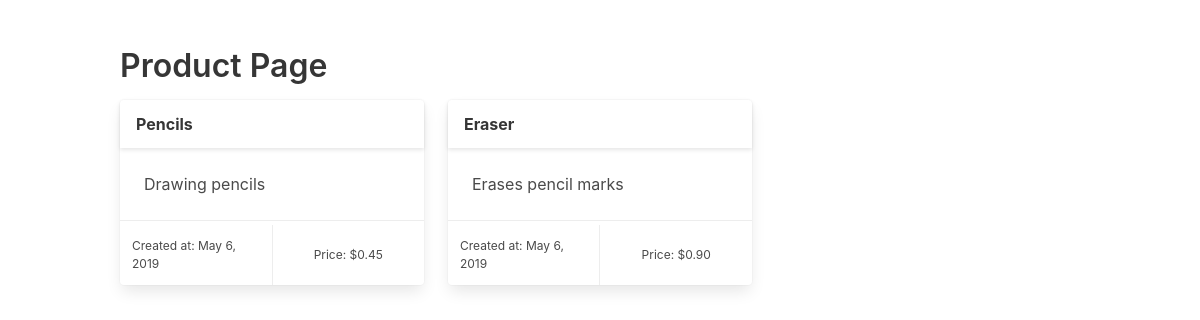
/products/, run on an earlier commit of the app's database.
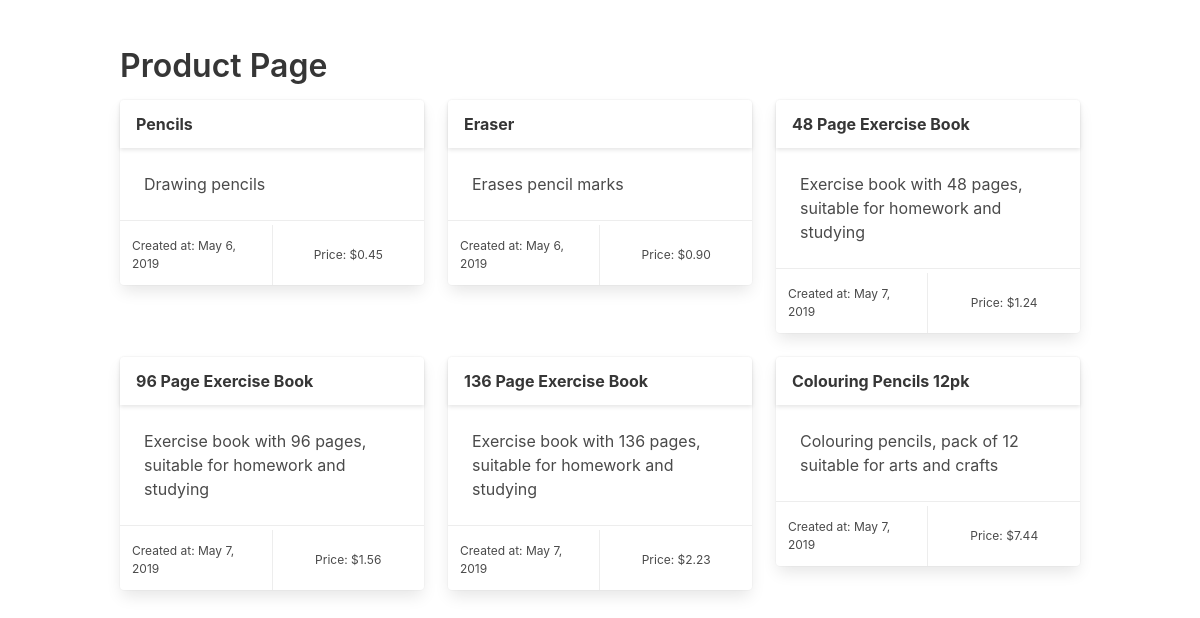
And on a later commit of the database.
### products/models.py (models this page shows)
class Product(models.Model):
    title = models.CharField(max_length=100)
    description = models.CharField(max_length=300)
    price = models.DecimalField(decimal_places=2, max_digits=10)
    summary = models.TextField(default='This product has not been given a summary.')
    created_at = models.DateField(auto_now=True)

### products/views.py (the view)
# urls.py: path('products/', products_view, name='products'),
def products_view(request, *args, **kwargs):
    print(request.headers)
    print(request.user)
    print(request.method)
    data = Product.objects.all()
    context = {'title':'Product Page',
    		   'data':data}
    return render(request, 'products.html', context)

### templates/products.html
{% extends 'base.html' %}
{% block content %}
<section class="section">
	<section class="container">
		<article class="content">
			<h1>Product Page</h1>
			<section class="columns is-multiline">
			{% for p in data %}
			<article class="column is-one-third">
				<div class="card">
					<div class="card-header">
						<div class="card-header-title">{{ p.title }}</div>
					</div>
					<div class="card-content">{{ p.description}}</div>
					<div class="card-footer">
						<div class="card-footer-item help">Created at: {{ p.created_at }}</div>
						<div class="card-footer-item help">Price: ${{ p.price }}</div>
					</div>
				</div>
			</article>
			{% endfor %}
			</section>
		</article>
	</section>
</section>
{% endblock content %}

### templates/base.html (shortened to what this page needs)
<!DOCTYPE html>
<html>
  <head>
    <link rel="stylesheet" href="https://cdnjs.cloudflare.com/ajax/libs/bulma/0.7.4/css/bulma.min.css">
  </head>
  <body>
        {% block content %}
        {% endblock %}
  </body>
</html>

What changed in the data, as far as the page shows it:
added Product: title "48 Page Exercise Book", description "Exercise book with 48 pages, suitable for homework and studying", created_at "May 7, 2019", price "1.24"
added Product: title "96 Page Exercise Book", description "Exercise book with 96 pages, suitable for homework and studying", created_at "May 7, 2019", price "1.56"
added Product: title "136 Page Exercise Book", description "Exercise book with 136 pages, suitable for homework and studying", created_at "May 7, 2019", price "2.23"
added Product: title "Colouring Pencils 12pk", description "Colouring pencils, pack of 12 suitable for arts and crafts", created_at "May 7, 2019", price "7.44"
